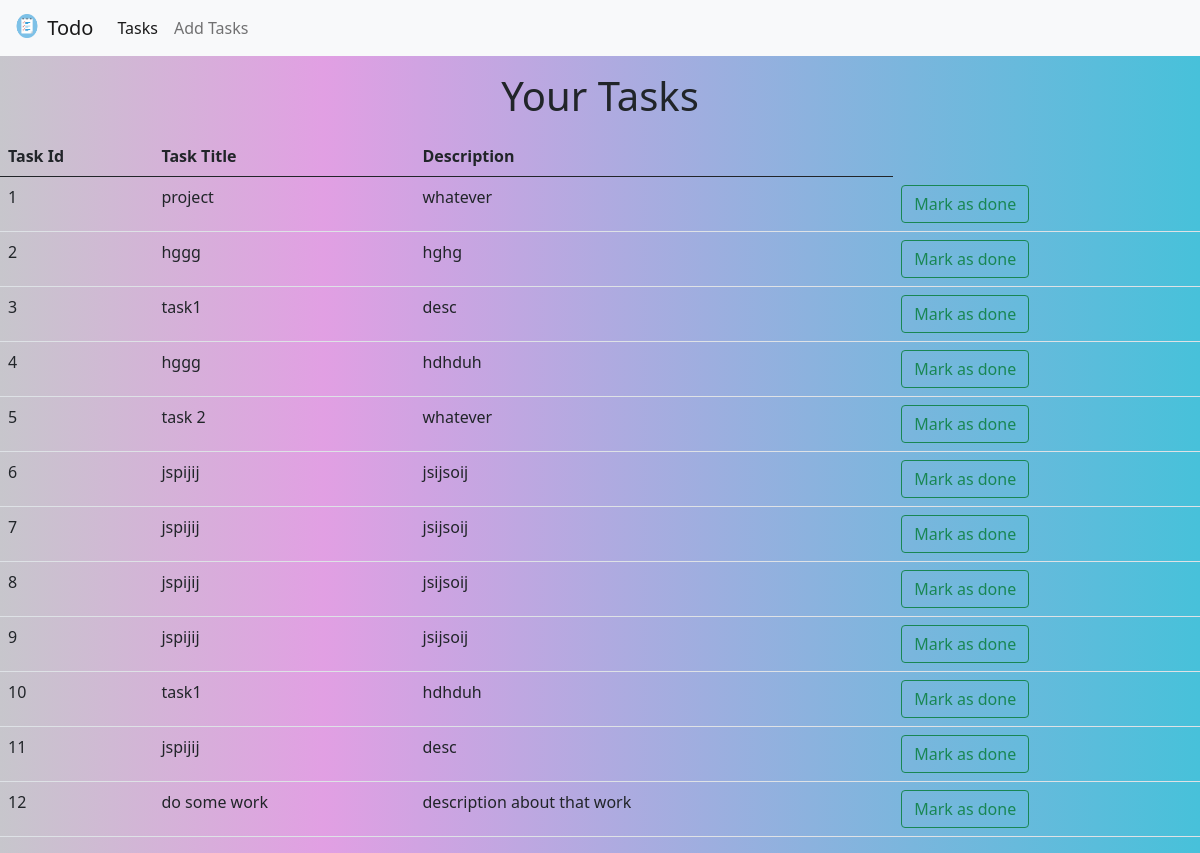
Before: / with the older database file.
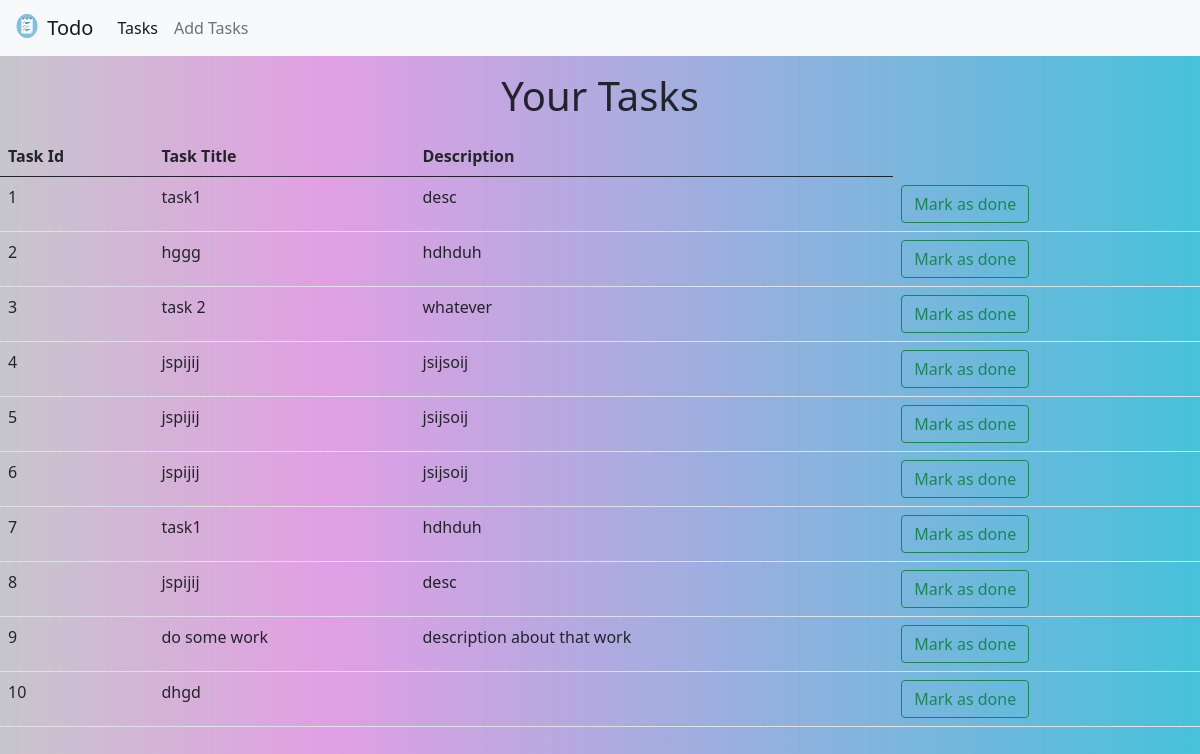
After: the same page with the newer database file.
### tasks/models.py (models this page shows, shortened)
class Tasks(models.Model):
    tasks_name = models.CharField(max_length=30)
    tasks_details = models.CharField(max_length=90)
    task_date = models.DateTimeField(auto_now=True)

### tasks/views.py (the view)
# urls.py: path('', views.index, name='index'),
def index(request):
    td = Tasks.objects.all()
    return render(request, 'index.html',{'tdl':td})

### templates/index.html
{% extends 'base.html'%}
{% load static%}
{% block body%}
<div class="container my-3">
    <h1 class="text-center">Your Tasks</h1>
</div>
<table class="table table-hover">
    <thead>
        <tr>
            <th scope="col">Task Id</th>
            <th scope="col">Task Title</th>
            <th scope="col">Description</th>
        </tr>
    </thead>
    {% if tdl %}
    <tbody>
        {% for i in tdl %}
        <tr>
            <td>{{forloop.counter}}</td>
            <td>{{i.tasks_name}}</td>
            <td>{{i.tasks_details}}</td>
            <td><a href="{% url 'madone' i.id %}"><button class="btn btn-outline-success">Mark as done</button></a></td>
        </tr>
        {% endfor %}
        {% else %}
        <tr>
            <th scope="row"></th>
            <h3>No Tasks added</h3>
        </tr>
    </tbody>
    {% endif %}
</table>
{% endblock body%}

Changed rows visible on the page:
removed Tasks: tasks_name "project", tasks_details "whatever"
removed Tasks: tasks_name "hggg", tasks_details "hghg"
removed Tasks: tasks_name "jspijij", tasks_details "jsijsoij"
added Tasks: tasks_name "dhgd"
